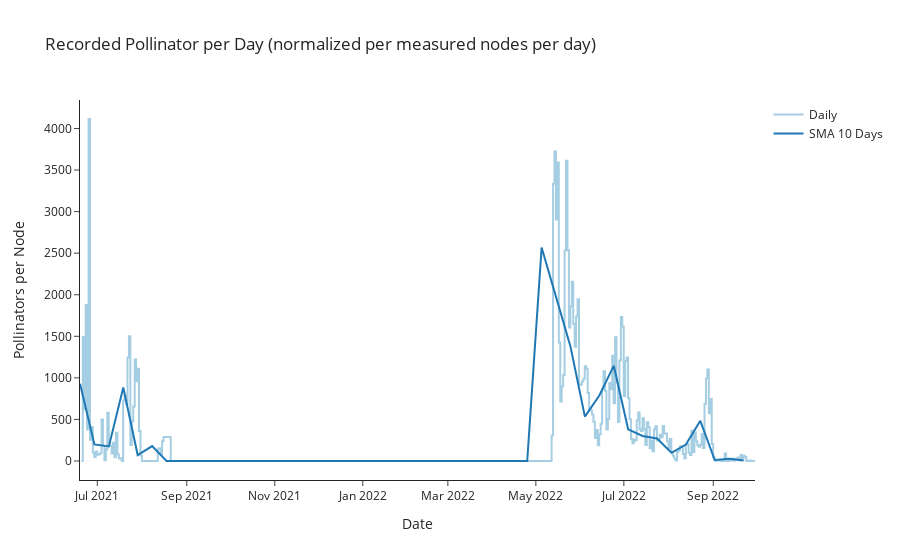

The code cell stored with this chart in its notebook:
### Code cell
palette = iter(paired_palette)
SMA = 10
SMA2 = 30

fig = go.Figure()

fig.add_trace(go.Scatter(
    x=measured_pollinators.index,
    y=measured_pollinators['count'],
    name='Daily',
    line_shape='hv',
    mode='lines',
    line_color=next(palette)
))

tmp = measured_pollinators.resample(f'{SMA}D').mean().fillna(0)
fig.add_trace(go.Scatter(
    x=tmp.index, 
    y=tmp['count'],
    name=f'SMA {SMA} Days',
    mode='lines',
    line_color=next(palette)
))

fig.update_layout(
    title='Recorded Pollinator per Day (normalized per measured nodes per day)', 
    template='simple_white',
    xaxis={'title':'Date'}, yaxis={'title':'Pollinators per Node'}
)

### Figure 1 — Plotly figure (JSON) as saved in the notebook; plotly's stock layout.template omitted (floating-point values rounded to 4 significant figures; data arrays with more than 128 entries replaced by an {"elided": "..."} marker saying what was removed)
{"data": [{"line": {"color": "rgba(166, 206, 227, 1)", "shape": "hv"}, "mode": "lines", "name": "Daily", "type": "scatter", "x": {"elided": "195 str values"}, "y": {"elided": "195 int values"}}, {"line": {"color": "rgba(31, 120, 180, 1)"}, "mode": "lines", "name": "SMA 10 Days", "type": "scatter", "x": ["2021-06-19T00:00:00", "2021-06-29T00:00:00", "2021-07-09T00:00:00", "2021-07-19T00:00:00", "2021-07-29T00:00:00", "2021-08-08T00:00:00", "2021-08-18T00:00:00", "2021-08-28T00:00:00", "2021-09-07T00:00:00", "2021-09-17T00:00:00", "2021-09-27T00:00:00", "2021-10-07T00:00:00", "2021-10-17T00:00:00", "2021-10-27T00:00:00", "2021-11-06T00:00:00", "2021-11-16T00:00:00", "2021-11-26T00:00:00", "2021-12-06T00:00:00", "2021-12-16T00:00:00", "2021-12-26T00:00:00", "2022-01-05T00:00:00", "2022-01-15T00:00:00", "2022-01-25T00:00:00", "2022-02-04T00:00:00", "2022-02-14T00:00:00", "2022-02-24T00:00:00", "2022-03-06T00:00:00", "2022-03-16T00:00:00", "2022-03-26T00:00:00", "2022-04-05T00:00:00", "2022-04-15T00:00:00", "2022-04-25T00:00:00", "2022-05-05T00:00:00", "2022-05-15T00:00:00", "2022-05-25T00:00:00", "2022-06-04T00:00:00", "2022-06-14T00:00:00", "2022-06-24T00:00:00", "2022-07-04T00:00:00", "2022-07-14T00:00:00", "2022-07-24T00:00:00", "2022-08-03T00:00:00", "2022-08-13T00:00:00", "2022-08-23T00:00:00", "2022-09-02T00:00:00", "2022-09-12T00:00:00", "2022-09-22T00:00:00"], "y": [929.5, 199, 174.9, 883.5, 71.5, 179.2, 0.5, 0, 0, 0, 0, 0, 0, 0, 0, 0, 0, 0, 0, 0, 0, 0, 0, 0, 0, 0, 0, 0, 0, 0, 0, 0, 2568.0, 1982.0, 1378.0, 533.9, 788.3, 1145.0, 380.8, 300.5, 271, 99.1, 198.3, 483.5, 12.2, 28.4, 7]}], "layout": {"autosize": true, "title": {"text": "Recorded Pollinator per Day (normalized per measured nodes per day)"}, "xaxis": {"autorange": true, "range": ["2021-06-19", "2022-09-29 22:00"], "title": {"text": "Date"}, "type": "date"}, "yaxis": {"autorange": true, "range": [-228.6, 4343.0], "title": {"text": "Pollinators per Node"}, "type": "linear"}}}
